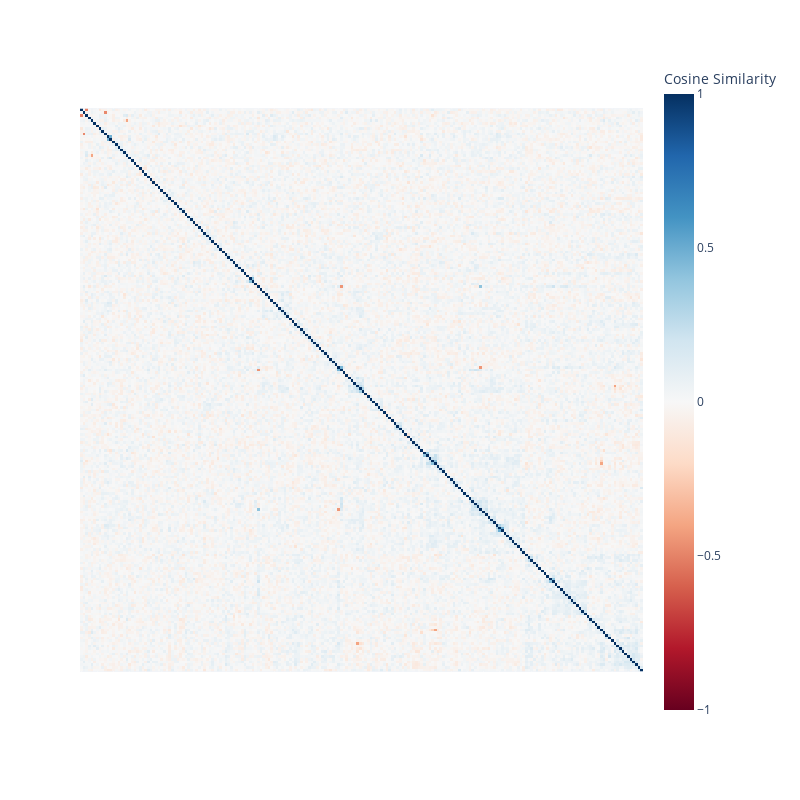

Here is the notebook cell this chart was saved with:
### Code cell
import pandas as pd 
import numpy as np 
from scipy.cluster import hierarchy

df = pd.DataFrame(cosine_similarity.detach().numpy())
df.columns = labels
df.index = labels

data_array = df.to_numpy()
linkage = hierarchy.linkage(data_array)
dendrogram = hierarchy.dendrogram(
    linkage, no_plot=True, color_threshold=-np.inf
)

reordered_ind = dendrogram["leaves"]
# reorder df by ind
df = df.iloc[reordered_ind, reordered_ind]
# data_array = df.to_numpy()

fig = px.imshow(
    df,
    color_continuous_midpoint=0,
    color_continuous_scale='RdBu',
    labels=dict(color='Cosine Similarity'),
    width=800,
    height=800,
)

# don't label either axis ticks
fig.update_xaxes(showticklabels=False)
fig.update_yaxes(showticklabels=False)

fig.show()

### Figure 1 — Plotly figure (JSON) as saved in the notebook; plotly's stock layout.template omitted (floating-point values rounded to 4 significant figures; data arrays with more than 128 entries replaced by an {"elided": "..."} marker saying what was removed)
{"data": [{"coloraxis": "coloraxis", "hovertemplate": "x: %{x}<br>y: %{y}<br>Cosine Similarity: %{z}<extra></extra>", "name": "0", "type": "heatmap", "x": {"elided": "210 str values"}, "xaxis": "x", "y": {"elided": "210 str values"}, "yaxis": "y", "z": {"elided": "210x210 float values"}}], "layout": {"coloraxis": {"cmid": 0, "colorbar": {"title": {"text": "Cosine Similarity"}}, "colorscale": [[0, "rgb(103,0,31)"], [0.1, "rgb(178,24,43)"], [0.2, "rgb(214,96,77)"], [0.3, "rgb(244,165,130)"], [0.4, "rgb(253,219,199)"], [0.5, "rgb(247,247,247)"], [0.6, "rgb(209,229,240)"], [0.7, "rgb(146,197,222)"], [0.8, "rgb(67,147,195)"], [0.9, "rgb(33,102,172)"], [1, "rgb(5,48,97)"]]}, "height": 800, "margin": {"t": 60}, "width": 800, "xaxis": {"anchor": "y", "constrain": "domain", "domain": [0, 1], "scaleanchor": "y", "showticklabels": false}, "yaxis": {"anchor": "x", "autorange": "reversed", "constrain": "domain", "domain": [0, 1], "showticklabels": false}}}
